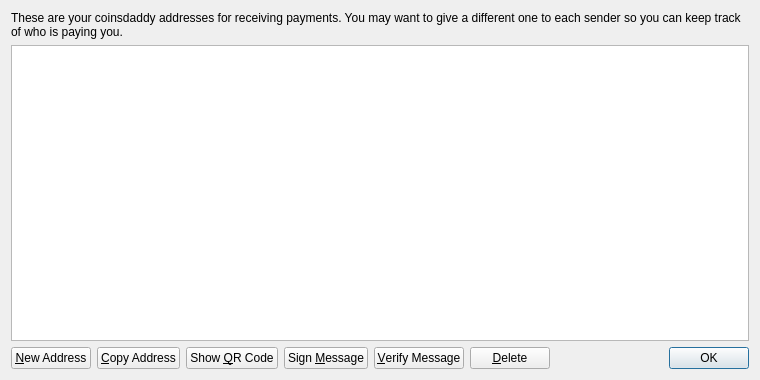
<?xml version="1.0" encoding="UTF-8"?>
<ui version="4.0">
 <class>AddressBookPage</class>
 <widget class="QWidget" name="AddressBookPage">
  <property name="geometry">
   <rect>
    <x>0</x>
    <y>0</y>
    <width>760</width>
    <height>380</height>
   </rect>
  </property>
  <property name="windowTitle">
   <string>Address Book</string>
  </property>
  <layout class="QVBoxLayout" name="verticalLayout">
   <item>
    <widget class="QLabel" name="labelExplanation">
     <property name="text">
      <string>These are your coinsdaddy addresses for receiving payments. You may want to give a different one to each sender so you can keep track of who is paying you.</string>
     </property>
     <property name="textFormat">
      <enum>Qt::PlainText</enum>
     </property>
     <property name="wordWrap">
      <bool>true</bool>
     </property>
    </widget>
   </item>
   <item>
    <widget class="QTableView" name="tableView">
     <property name="contextMenuPolicy">
      <enum>Qt::CustomContextMenu</enum>
     </property>
     <property name="toolTip">
      <string>Double-click to edit address or label</string>
     </property>
     <property name="tabKeyNavigation">
      <bool>false</bool>
     </property>
     <property name="alternatingRowColors">
      <bool>true</bool>
     </property>
     <property name="selectionMode">
      <enum>QAbstractItemView::SingleSelection</enum>
     </property>
     <property name="selectionBehavior">
      <enum>QAbstractItemView::SelectRows</enum>
     </property>
     <property name="sortingEnabled">
      <bool>true</bool>
     </property>
     <attribute name="verticalHeaderVisible">
      <bool>false</bool>
     </attribute>
    </widget>
   </item>
   <item>
    <layout class="QHBoxLayout" name="horizontalLayout">
     <item>
      <widget class="QPushButton" name="newAddressButton">
       <property name="toolTip">
        <string>Create a new address</string>
       </property>
       <property name="text">
        <string>&amp;New Address</string>
       </property>
       <property name="icon">
        <iconset resource="../bitcoin.qrc">
         <normaloff>:/icons/add</normaloff>:/icons/add</iconset>
       </property>
      </widget>
     </item>
     <item>
      <widget class="QPushButton" name="copyToClipboard">
       <property name="toolTip">
        <string>Copy the currently selected address to the system clipboard</string>
       </property>
       <property name="text">
        <string>&amp;Copy Address</string>
       </property>
       <property name="icon">
        <iconset resource="../bitcoin.qrc">
         <normaloff>:/icons/editcopy</normaloff>:/icons/editcopy</iconset>
       </property>
      </widget>
     </item>
     <item>
      <widget class="QPushButton" name="showQRCode">
       <property name="text">
        <string>Show &amp;QR Code</string>
       </property>
       <property name="icon">
        <iconset resource="../bitcoin.qrc">
         <normaloff>:/icons/qrcode</normaloff>:/icons/qrcode</iconset>
       </property>
      </widget>
     </item>
     <item>
      <widget class="QPushButton" name="signMessage">
       <property name="toolTip">
        <string>Sign a message to prove you own a coinsdaddy address</string>
       </property>
       <property name="text">
        <string>Sign &amp;Message</string>
       </property>
       <property name="icon">
        <iconset resource="../bitcoin.qrc">
         <normaloff>:/icons/edit</normaloff>:/icons/edit</iconset>
       </property>
      </widget>
     </item>
     <item>
      <widget class="QPushButton" name="verifyMessage">
       <property name="toolTip">
        <string>Verify a message to ensure it was signed with a specified coinsdaddy address</string>
       </property>
       <property name="text">
        <string>&amp;Verify Message</string>
       </property>
       <property name="icon">
        <iconset resource="../bitcoin.qrc">
         <normaloff>:/icons/transaction_0</normaloff>:/icons/transaction_0</iconset>
       </property>
      </widget>
     </item>
     <item>
      <widget class="QPushButton" name="deleteButton">
       <property name="toolTip">
        <string>Delete the currently selected address from the list</string>
       </property>
       <property name="text">
        <string>&amp;Delete</string>
       </property>
       <property name="icon">
        <iconset resource="../bitcoin.qrc">
         <normaloff>:/icons/remove</normaloff>:/icons/remove</iconset>
       </property>
      </widget>
     </item>
     <item>
      <spacer name="horizontalSpacer">
       <property name="orientation">
        <enum>Qt::Horizontal</enum>
       </property>
       <property name="sizeHint" stdset="0">
        <size>
         <width>40</width>
         <height>20</height>
        </size>
       </property>
      </spacer>
     </item>
     <item>
      <widget class="QDialogButtonBox" name="buttonBox">
       <property name="sizePolicy">
        <sizepolicy hsizetype="Maximum" vsizetype="Fixed">
         <horstretch>0</horstretch>
         <verstretch>0</verstretch>
        </sizepolicy>
       </property>
       <property name="standardButtons">
        <set>QDialogButtonBox::Ok</set>
       </property>
      </widget>
     </item>
    </layout>
   </item>
  </layout>
 </widget>
 <resources>
  <include location="../bitcoin.qrc"/>
 </resources>
 <connections/>
</ui>
